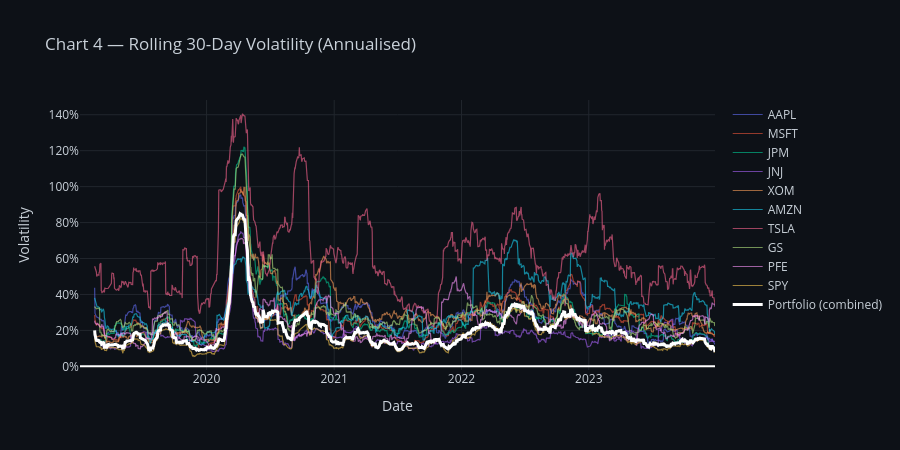

This figure's notebook cell:
### Markdown cell above
## Rolling 30-Day Volatility

### Code cell
fig4 = go.Figure()

# Individual stocks (faint)
for col in roll_vol.columns:
    fig4.add_trace(go.Scatter(
        x=roll_vol.index, y=roll_vol[col],
        mode="lines", name=col,
        line=dict(width=1.2), opacity=0.6))

# Portfolio line (bold white)
fig4.add_trace(go.Scatter(
    x=port_vol.index, y=port_vol,
    mode="lines", name="Portfolio (combined)",
    line=dict(color="white", width=3)))

fig4.update_layout(
    **DARK,
    title="Chart 4 — Rolling 30-Day Volatility (Annualised)",
    height=450,
    xaxis_title="Date",
    yaxis_title="Volatility",
    yaxis_tickformat=".0%")

fig4.show()
print("✓ Chart 4 shown")

### Figure 1 — Plotly figure (JSON) as saved in the notebook; plotly's stock layout.template omitted (floating-point values rounded to 4 significant figures; data arrays with more than 128 entries replaced by an {"elided": "..."} marker saying what was removed)
{"data": [{"line": {"width": 1.2}, "mode": "lines", "name": "AAPL", "opacity": 0.6, "type": "scatter", "x": {"elided": "1257 str values"}, "y": {"elided": "1257 float values"}}, {"line": {"width": 1.2}, "mode": "lines", "name": "MSFT", "opacity": 0.6, "type": "scatter", "x": {"elided": "1257 str values"}, "y": {"elided": "1257 float values"}}, {"line": {"width": 1.2}, "mode": "lines", "name": "JPM", "opacity": 0.6, "type": "scatter", "x": {"elided": "1257 str values"}, "y": {"elided": "1257 float values"}}, {"line": {"width": 1.2}, "mode": "lines", "name": "JNJ", "opacity": 0.6, "type": "scatter", "x": {"elided": "1257 str values"}, "y": {"elided": "1257 float values"}}, {"line": {"width": 1.2}, "mode": "lines", "name": "XOM", "opacity": 0.6, "type": "scatter", "x": {"elided": "1257 str values"}, "y": {"elided": "1257 float values"}}, {"line": {"width": 1.2}, "mode": "lines", "name": "AMZN", "opacity": 0.6, "type": "scatter", "x": {"elided": "1257 str values"}, "y": {"elided": "1257 float values"}}, {"line": {"width": 1.2}, "mode": "lines", "name": "TSLA", "opacity": 0.6, "type": "scatter", "x": {"elided": "1257 str values"}, "y": {"elided": "1257 float values"}}, {"line": {"width": 1.2}, "mode": "lines", "name": "GS", "opacity": 0.6, "type": "scatter", "x": {"elided": "1257 str values"}, "y": {"elided": "1257 float values"}}, {"line": {"width": 1.2}, "mode": "lines", "name": "PFE", "opacity": 0.6, "type": "scatter", "x": {"elided": "1257 str values"}, "y": {"elided": "1257 float values"}}, {"line": {"width": 1.2}, "mode": "lines", "name": "SPY", "opacity": 0.6, "type": "scatter", "x": {"elided": "1257 str values"}, "y": {"elided": "1257 float values"}}, {"line": {"color": "white", "width": 3}, "mode": "lines", "name": "Portfolio (combined)", "type": "scatter", "x": {"elided": "1257 str values"}, "y": {"elided": "1257 float values"}}], "layout": {"font": {"color": "#c9d1d9"}, "height": 450, "paper_bgcolor": "#0d1117", "plot_bgcolor": "#0d1117", "title": {"text": "Chart 4 — Rolling 30-Day Volatility (Annualised)"}, "xaxis": {"gridcolor": "#21262d", "title": {"text": "Date"}}, "yaxis": {"gridcolor": "#21262d", "tickformat": ".0%", "title": {"text": "Volatility"}}}}
